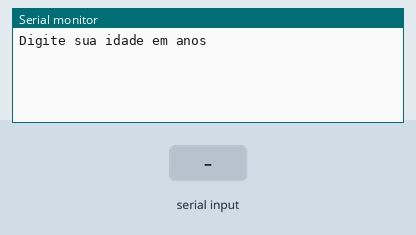
This sketch was run on a simulated Arduino Uno, built with avr-gcc and run on an emulated ATmega328P. Parts: the last lines printed to the serial monitor. The test bench sets the inputs (shaded band).

Above: at 1.2 s.
1.3 s: "90,45\n" received over Serial
At 2.1 s:
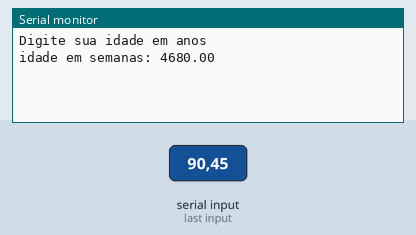
3.8 s: "30,150\n" received over Serial
At 4.4 s:
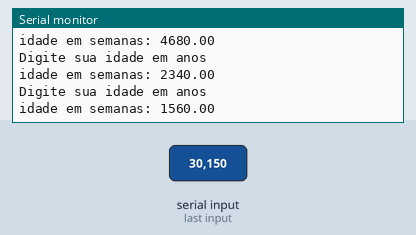
Timing chart, 0 to 6.8 s (numbered marks = the images above; inputs shaded):
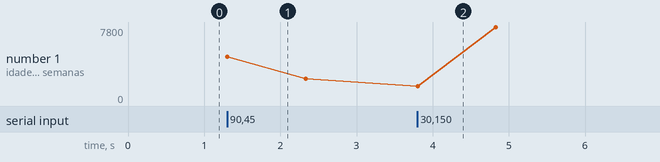

Measured:
- after the input at 1.3 s, the serial monitor: prints a new line at once (image 1)
- after the input at 3.8 s, the serial monitor: prints a new line at once (image 2)

The sketch:

lpmb_ex021.ino
```cpp
// C++ code
//Faça um programa que receba o ano de nascimento de uma pessoa e
//o ano atual. Calcule e imprima:

//Declaração de Variaveis
float idade = 0;
float idadeSemana = 0;

void setup()
{
 Serial.begin(9600);
}

void loop()
{
  //Entrada
   Serial.println("Digite sua idade em anos");
   while(! Serial.available() );
   idade = Serial.parseInt();

  //Processamento
   idadeSemana = idade * 52;

    //saida
  Serial.println("idade em semanas: " + String(idadeSemana) );
  delay (1000);
}
```
